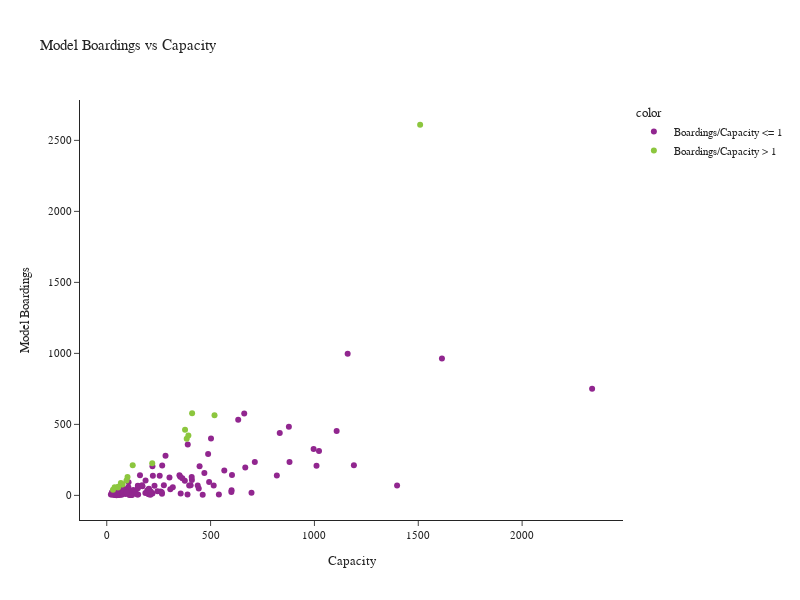

Write notebook code for a chart like this one.
### Code cell
df['color'] = np.where(df['Boardings/Capacity'] > 1, 'Boardings/Capacity > 1', 'Boardings/Capacity <= 1')

fig = px.scatter(df, y='Model Boardings', x='Capacity', title='Model Boardings vs Capacity',
                 hover_data={'name': True, 'Model Boardings': True, 'Capacity': True, 'Boardings/Capacity': ':.2f'},
                 color='color')
fig.update_layout(height=600, width=800)
fig.show()

### Figure 1 — Plotly figure (JSON) as saved in the notebook; plotly's stock layout.template omitted (floating-point values rounded to 4 significant figures; data arrays with more than 128 entries replaced by an {"elided": "..."} marker saying what was removed)
{"data": [{"customdata": {"elided": "132x2 mixed values"}, "hovertemplate": "color=Boardings/Capacity <= 1<br>Capacity=%{x}<br>Model Boardings=%{y}<br>name=%{customdata[0]}<br>Boardings/Capacity=%{customdata[1]:.2f}<extra></extra>", "legendgroup": "Boardings/Capacity <= 1", "marker": {"color": "#91268F", "symbol": "circle"}, "mode": "markers", "name": "Boardings/Capacity <= 1", "orientation": "v", "showlegend": true, "type": "scatter", "x": {"elided": "132 int values"}, "xaxis": "x", "y": {"elided": "132 int values"}, "yaxis": "y"}, {"customdata": [["Center Street P&R", 1.027], ["South Renton P&R", 1.034], ["Mercer Island Presbyterian", 1.333], ["South Bellevue P&R", 1.089], ["Evergreen Point P&R", 1.526], ["Redmond P&R", 1.225], ["Bethany Bible Church", 1.04], ["Olson & Meyers", 1.3], ["Spokane Street P&R", 1.091], ["Greenlake P&R", 1.406], ["Northgate TC", 1.73], ["North Jackson Park", 1.279], ["Shoreline", 1.071], ["TCC P&R", 1.105], ["Puyallup Fair's Red Lot", 1.037], ["Calvary Christian Assembly", 1.696], [null, 1.019]], "hovertemplate": "color=Boardings/Capacity > 1<br>Capacity=%{x}<br>Model Boardings=%{y}<br>name=%{customdata[0]}<br>Boardings/Capacity=%{customdata[1]:.2f}<extra></extra>", "legendgroup": "Boardings/Capacity > 1", "marker": {"color": "#8CC63E", "symbol": "circle"}, "mode": "markers", "name": "Boardings/Capacity > 1", "orientation": "v", "showlegend": true, "type": "scatter", "x": [75, 385, 30, 519, 38, 377, 75, 100, 55, 411, 1509, 68, 393, 95, 219, 125, 54], "xaxis": "x", "y": [77, 398, 40, 565, 58, 462, 78, 130, 60, 578, 2610, 87, 421, 105, 227, 212, 55], "yaxis": "y"}], "layout": {"height": 600, "legend": {"title": {"text": "color"}, "tracegroupgap": 0}, "title": {"text": "Model Boardings vs Capacity"}, "width": 800, "xaxis": {"anchor": "y", "domain": [0, 1], "title": {"text": "Capacity"}}, "yaxis": {"anchor": "x", "domain": [0, 1], "title": {"text": "Model Boardings"}}}}
